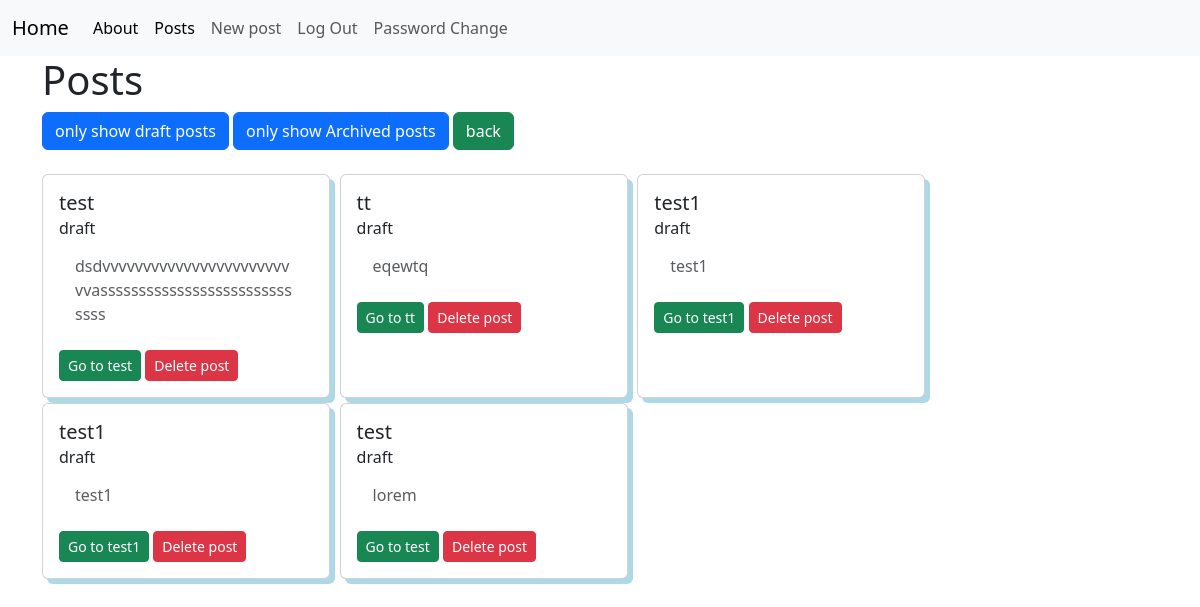
The app's page /posts/drafts/ (signed in) with its own data.
### posts/models.py (models this page shows, shortened)
class Post(models.Model):
    title = models.CharField(max_length=128)
    subtitle = models.CharField(max_length=256)
    author = models.ForeignKey(
        get_user_model(),
        on_delete=models.CASCADE
    )
    body = models.TextField()
    created_on = models.DateTimeField(auto_now_add=True)
    status = models.ForeignKey(
        Status,
        on_delete=models.CASCADE
    )

class Status(models.Model):
    name = models.CharField(max_length=128)
    description = models.CharField(max_length=256)
    def __str__(self):
        return self.name

### posts/views.py (the view)
# urls.py: path("drafts/", views.DraftPostListView.as_view(), name="drafts"),
class DraftPostListView(LoginRequiredMixin, ListView):
    template_name = "posts/list.html"
    model = Post
    def get_context_data(self, **kwargs):
        context = super().get_context_data(**kwargs)
        draft_status = Status.objects.get(name="draft")
        context["post_list"] = Post.objects.filter(
            status = draft_status).filter(
                author = self.request.user).order_by("created_on").reverse()
        return context

### templates/posts/list.html (shortened to what this page needs)
{% extends 'base.html' %}
{% load static %}
{% block content %}
<h1>Posts</h1>
<a class="btn btn-primary" href="{% url 'drafts' %}">only show draft posts</a>
{% if user.is_authenticated %}
<a class="btn btn-primary" href="{% url 'archived' %}">only show Archived posts</a>
{% endif %}
<a class="btn btn-success" href="{% url 'list' %}">back</a>
<br>
<br>
<div  style="width: 80%; display: grid; grid-template-columns: auto auto auto ; row-gap: 5px; ">
    {% for post in post_list %}
    <div class="card" style="width: 18rem;  box-shadow: 5px 5px lightblue;">
        <div class="card-body">
          <h5 class="card-title">{{ post.title }} </h5>
          <h6 class="card-subtitle"> {{ post.status }}</h6>
          <p class="card-body mb-2 text-body-secondary">{{ post.body|truncatechars:128 }}</p>
          {% if user.is_authenticated %}
          {% if post.author == user %}
          <a class="btn btn-sm btn-success" href="{% url 'edit' post.id %}"> Go to {{ post.title }}</a>
          <a class="btn btn-sm btn-danger" href="{% url 'delete' post.id %}">Delete post</a>
          {% endif %}
          {% endif %}
        </div>
      </div>
    {% endfor %}
</div>
{% endblock content %}

### records on screen
Post: title "test", status "draft", body "dsdvvvvvvvvvvvvvvvvvvvvvvvvvasssssssssssssssssssssssssssss"
Post: title "tt", status "draft", body "eqewtq"
Post: title "test1", status "draft", body "test1"
Post: title "test1", status "draft", body "test1"
Post: title "test", status "draft", body "lorem"
